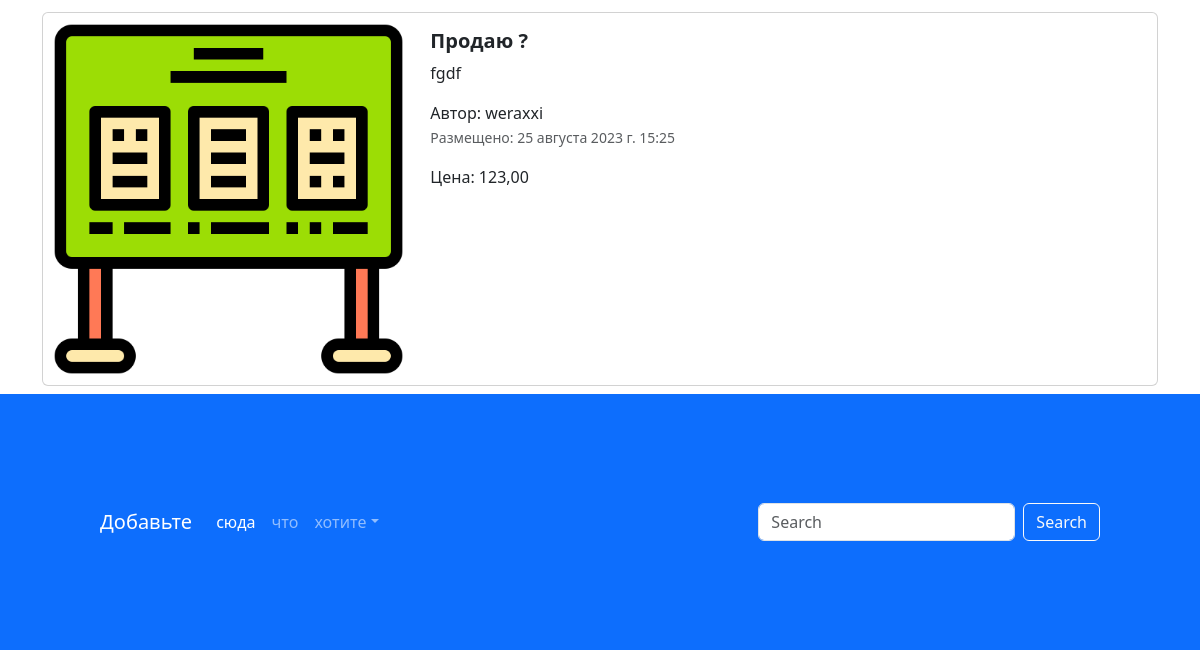
Before: / (lower part) with the older database file.
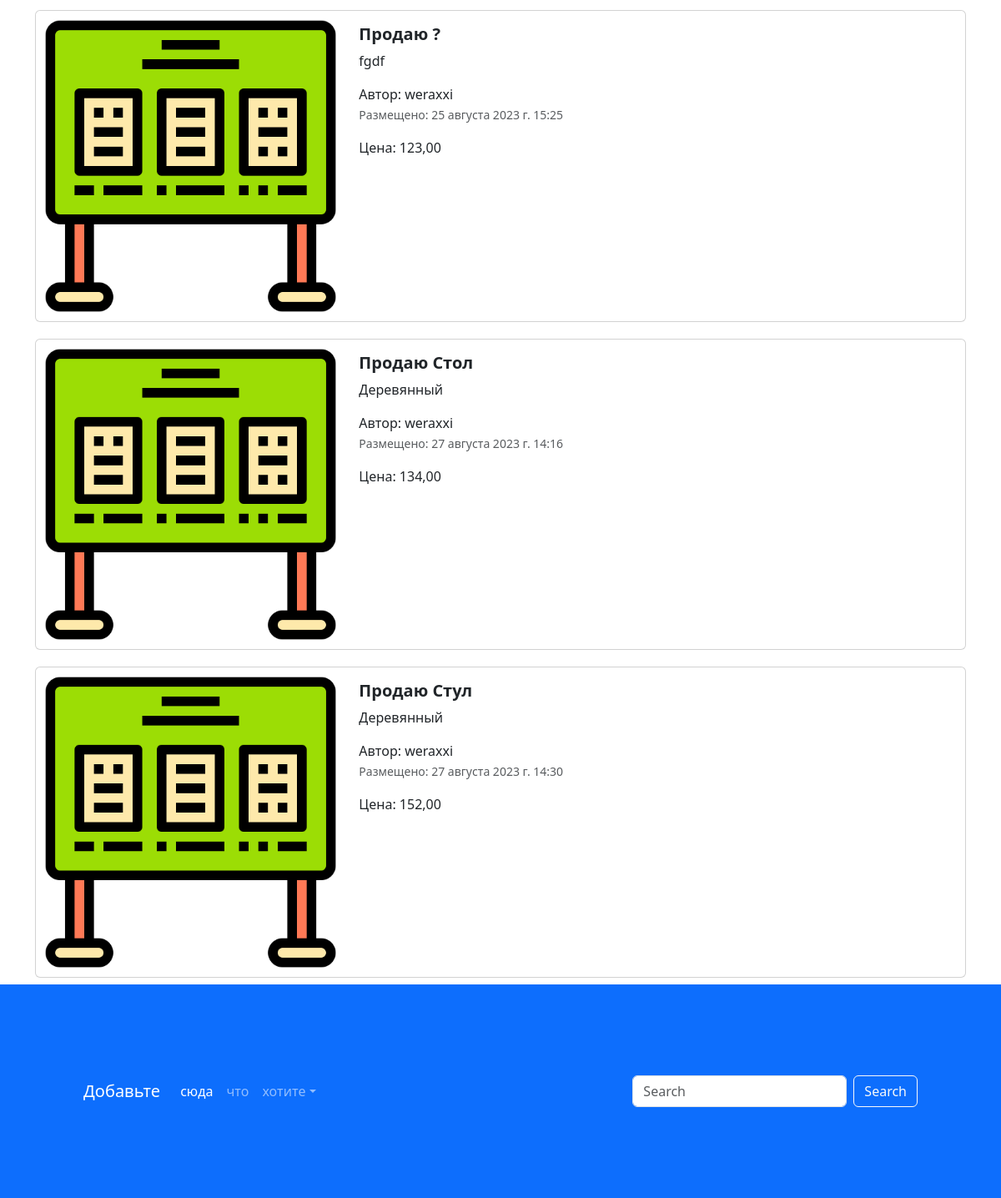
After: the same page with the newer database file.
### app_advertisement/models.py (models this page shows, shortened)
class Advertisement(models.Model):
    title = models.CharField(
        max_length=80,
        verbose_name="Название",
    )
    description = models.TextField(
        verbose_name="Описание"
    )
    price = models.DecimalField(
        max_digits=10,
        decimal_places=2,
        verbose_name="Цена"
    )
    auction = models.BooleanField(
        verbose_name="Торг",
        default=False
    )
    created_at = models.DateTimeField(
       auto_now_add=True,
        verbose_name="Дата публикации"
    )
    updated_at = models.DateTimeField(
        auto_now=True,
        verbose_name="Дата редактирования"
    )
    user = models.ForeignKey(
        User,
        verbose_name="Пользователь",
        on_delete=models.CASCADE
    )
    image = models.ImageField(
        verbose_name="Изображение",
        upload_to="advertisements/",
        null=True,
        blank=True
    )
    def get_absolute_url(self):
        return reverse("adv", kwargs={"pk": self.pk})
    class Meta:
        db_table = "advertisement"

### app_advertisement/views.py (the view)
# urls.py: path("", index, name="main-page"),
def index(request):
    title = request.GET.get("query")
    if title:
        advertisements = Advertisement.objects.filter(title__iexact=title)
    else:
        advertisements = Advertisement.objects.all()
    context = {"advertisements": advertisements, "title": title}
    return render(request, "app_advertisement/index.html", context=context)

### templates/app_advertisement/index.html (shortened to what this page needs)
{% extends 'base.html' %}
{% load static %}
{% block content %}
<div class="container">
  {% for adv in advertisements %}
  <div class="col">
    <div class="card mb-2" style="max-width: 1200px; margin-top: 20px;">
      <div class="row g-0">
        <div class="col-md-4">
          <a href="{{ adv.get_absolute_url }}" class="nav-link">
            <img src="{% if adv.image %} {{ adv.image.url }} {% else %} {% static 'img/adv.png' %} {% endif %}" class="img-fluid rounded-start" alt="Card title">
          </a>
        </div>
        <div class="col-md-8">
          <div class="card-body">
            <h5 class="card-title">
              <a href="advertisement.html" class="nav-link"><strong>Продаю {{ adv.title }}</strong></a>
            </h5>
            <a href="advertisement.html" class="nav-link">
              <p class="card-text">
                {{ adv.description }}
              </p>
              <span>Автор: {{ adv.user }}</span>
              <p class="card-text"><small class="text-muted">Размещено: {{ adv.created_at }}</small></p>
              <span>Цена: {{ adv.price }}</span>
            </a>
          </div>
        </div>
      </div>
    </div>
  </div>
  {% endfor %}
</div>
<footer style="padding: 100px;" class="bg-primary">
  <nav class="navbar navbar-expand-sm navbar-dark">
    <a class="navbar-brand" href="#">Добавьте</a>
    <div class="collapse navbar-collapse" id="collapsibleNavId">
      <ul class="navbar-nav me-auto mt-2 mt-lg-0">
        <li class="nav-item">
          <a class="nav-link active" href="#" aria-current="page">сюда</a>
        </li>
        <li class="nav-item">
          <a class="nav-link" href="#">что</a>
        </li>
        <li class="nav-item dropdown">
          <a class="nav-link dropdown-toggle" href="#" id="dropdownId" data-bs-toggle="dropdown" aria-haspopup="true"
             aria-expanded="false">хотите</a>
        </li>
      </ul>
      <form class="d-flex my-2 my-lg-0">
        <input class="form-control me-sm-2" type="text" placeholder="Search">
        <button class="btn btn-outline-light my-2 my-sm-0" type="submit">Search</button>
      </form>
    </div>
  </nav>
</footer>
{% endblock%}

### templates/base.html (shortened to what this page needs)
{% load static %}
<!DOCTYPE html>
<html lang="en">
<head>
  <link href="{% static 'css/bootstrap.min.css' %}" rel="stylesheet">
  <link rel="stylesheet" href="{% static 'css/fontello.css' %}">
</head>
<body>
{% block content %}{% endblock %}
</body>
</html>

Changed rows visible on the page:
added Advertisement: title "Стол", description "Деревянный", user "weraxxi", created_at "27 августа 2023 г. 14:16", price "134,00"
added Advertisement: title "Стул", description "Деревянный", user "weraxxi", created_at "27 августа 2023 г. 14:30", price "152,00"
